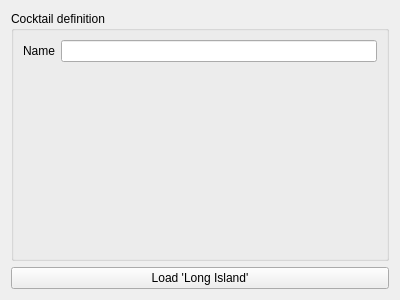
<?xml version="1.0" encoding="UTF-8"?>
<ui version="4.0">
 <class>CocktailForm</class>
 <widget class="QWidget" name="CocktailForm">
  <property name="geometry">
   <rect>
    <x>0</x>
    <y>0</y>
    <width>400</width>
    <height>300</height>
   </rect>
  </property>
  <property name="windowTitle">
   <string>Cocktail</string>
  </property>
  <layout class="QVBoxLayout" name="verticalLayout">
   <item>
    <widget class="QGroupBox" name="cocktailGroupBox">
     <property name="title">
      <string>Cocktail definition</string>
     </property>
     <layout class="QFormLayout" name="formLayout">
      <item row="0" column="0">
       <widget class="QLabel" name="nameLabel">
        <property name="text">
         <string>Name</string>
        </property>
       </widget>
      </item>
      <item row="0" column="1">
       <widget class="QLineEdit" name="nameLineEdit"/>
      </item>
     </layout>
    </widget>
   </item>
   <item>
    <widget class="QPushButton" name="LongIslandLoadPushButton">
     <property name="text">
      <string>Load 'Long Island'</string>
     </property>
    </widget>
   </item>
  </layout>
 </widget>
 <resources/>
 <connections/>
</ui>
